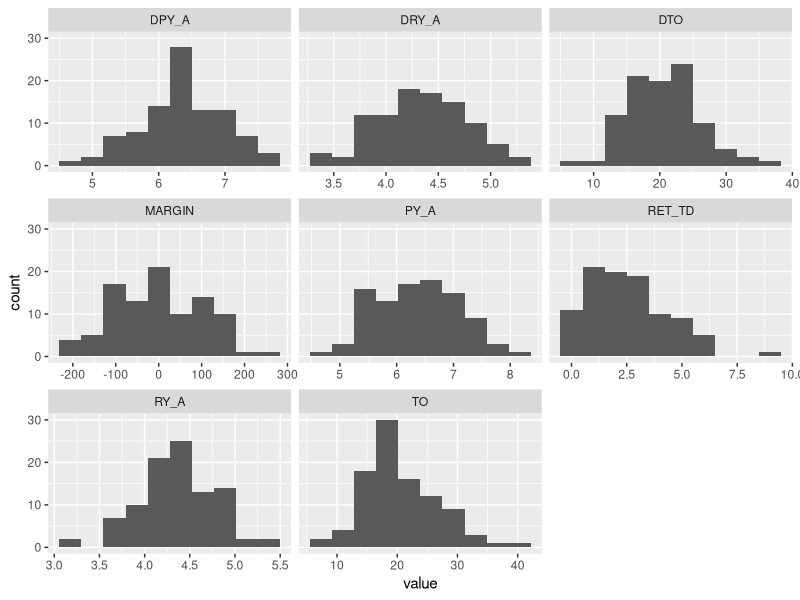
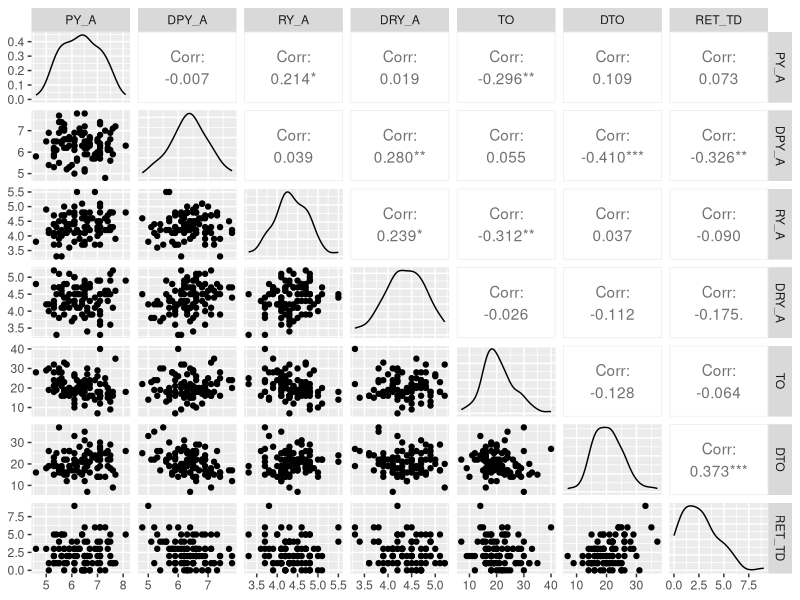

The R source for these figures, in order:
## ---- chunk 1
knitr::opts_chunk$set(echo = TRUE, warning = F, message = F)
## ---- chunk 2
library(tidyverse)
library(knitr)
library(kableExtra)
library(ggrepel)
#read in data
d = read.csv("final_data.csv")# Next time remove row names when writing CSV
## ---- chunk 3
summary(d) %>% kbl() %>% kable_classic(full_width=F)
## ---- chunk 4
d %>% select(-c(X,SEASON,TEAM)) %>%
  pivot_longer(cols = everything()) %>% 
ggplot(aes(value)) +
    geom_histogram(bins = 10)+
  facet_wrap(~name, scales = 'free_x')
## ---- chunk 5
pivot_wider(data = d,id_cols = TEAM,names_from = SEASON,values_from = TO) %>% mutate(sum = rowSums(across(where(is.numeric))), mean=rowMeans(across(c("2018","2019","2020"))),across(.cols = mean,.fns = round,1)) %>% arrange(-sum) 
## ---- chunk 6
pivot_wider(data = d,id_cols = TEAM,names_from = SEASON,values_from = RET_TD)%>% mutate(sum = rowSums(across(where(is.numeric)))) %>% arrange(-sum)
## ---- chunk 7
pivot_wider(data = d,id_cols = TEAM,names_from = SEASON,values_from = DTO) %>% mutate(sum = rowSums(across(where(is.numeric))),mean=rowMeans(across(c("2018","2019","2020"))), across(.cols = mean,.fns = round,1)) %>% arrange(-sum)
## ---- chunk 8
library(GGally)
ggpairs(d[,5:11],)
## ---- chunk 9
fit <- lm(MARGIN~PY_A+ DPY_A+RY_A+DRY_A+TO+DTO+RET_TD, data = d)
summary(fit)
